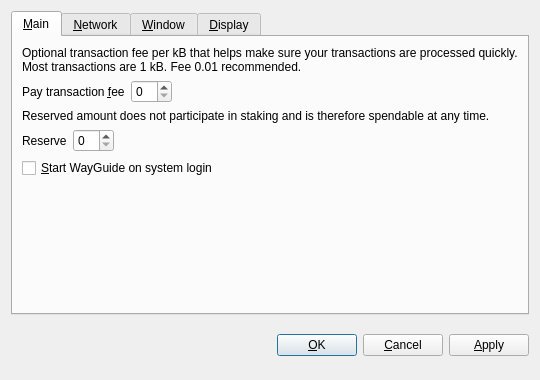
<?xml version="1.0" encoding="UTF-8"?>
<ui version="4.0">
 <class>OptionsDialog</class>
 <widget class="QDialog" name="OptionsDialog">
  <property name="geometry">
   <rect>
    <x>0</x>
    <y>0</y>
    <width>540</width>
    <height>380</height>
   </rect>
  </property>
  <property name="windowTitle">
   <string>Options</string>
  </property>
  <property name="modal">
   <bool>true</bool>
  </property>
  <layout class="QVBoxLayout" name="verticalLayout">
   <item>
    <widget class="QTabWidget" name="tabWidget">
     <property name="tabPosition">
      <enum>QTabWidget::North</enum>
     </property>
     <property name="currentIndex">
      <number>0</number>
     </property>
     <widget class="QWidget" name="tabMain">
      <attribute name="title">
       <string>&amp;Main</string>
      </attribute>
      <layout class="QVBoxLayout" name="verticalLayout_Main">
       <item>
        <widget class="QLabel" name="transactionFeeInfoLabel">
         <property name="text">
          <string>Optional transaction fee per kB that helps make sure your transactions are processed quickly. Most transactions are 1 kB. Fee 0.01 recommended.</string>
         </property>
         <property name="textFormat">
          <enum>Qt::PlainText</enum>
         </property>
         <property name="wordWrap">
          <bool>true</bool>
         </property>
        </widget>
       </item>
       <item>
        <layout class="QHBoxLayout" name="horizontalLayoutFee">
         <item>
          <widget class="QLabel" name="transactionFeeLabel">
           <property name="text">
            <string>Pay transaction &amp;fee</string>
           </property>
           <property name="textFormat">
            <enum>Qt::PlainText</enum>
           </property>
           <property name="buddy">
            <cstring>transactionFee</cstring>
           </property>
          </widget>
         </item>
         <item>
          <widget class="BitcoinAmountField" name="transactionFee"/>
         </item>
         <item>
          <spacer name="horizontalSpacerFee">
           <property name="orientation">
            <enum>Qt::Horizontal</enum>
           </property>
           <property name="sizeHint" stdset="0">
            <size>
             <width>40</width>
             <height>20</height>
            </size>
           </property>
          </spacer>
         </item>
        </layout>
       </item>
       <item>
        <widget class="QLabel" name="reserveBalanceInfoLabel">
         <property name="text">
          <string>Reserved amount does not participate in staking and is therefore spendable at any time.</string>
         </property>
         <property name="textFormat">
          <enum>Qt::PlainText</enum>
         </property>
         <property name="wordWrap">
          <bool>true</bool>
         </property>
        </widget>
       </item>
       <item>
        <layout class="QHBoxLayout" name="horizontalLayoutReserveBalance">
         <item>
          <widget class="QLabel" name="reserveBalanceLabel">
           <property name="text">
            <string>Reserve</string>
           </property>
           <property name="textFormat">
            <enum>Qt::PlainText</enum>
           </property>
           <property name="buddy">
            <cstring>reserveBalance</cstring>
           </property>
          </widget>
         </item>
         <item>
          <widget class="BitcoinAmountField" name="reserveBalance"/>
         </item>
         <item>
          <spacer name="horizontalSpacerReserveBalance">
           <property name="orientation">
            <enum>Qt::Horizontal</enum>
           </property>
           <property name="sizeHint" stdset="0">
            <size>
             <width>40</width>
             <height>20</height>
            </size>
           </property>
          </spacer>
         </item>
        </layout>
       </item>
       <item>
        <widget class="QCheckBox" name="bitcoinAtStartup">
         <property name="toolTip">
          <string>Automatically start WayGuide after logging in to the system.</string>
         </property>
         <property name="text">
          <string>&amp;Start WayGuide on system login</string>
         </property>
        </widget>
       </item>
       <item>
        <spacer name="verticalSpacer_Main">
         <property name="orientation">
          <enum>Qt::Vertical</enum>
         </property>
         <property name="sizeHint" stdset="0">
          <size>
           <width>20</width>
           <height>40</height>
          </size>
         </property>
        </spacer>
       </item>
      </layout>
     </widget>
     <widget class="QWidget" name="tabNetwork">
      <attribute name="title">
       <string>&amp;Network</string>
      </attribute>
      <layout class="QVBoxLayout" name="verticalLayout_Network">
       <item>
        <widget class="QCheckBox" name="mapPortUpnp">
         <property name="toolTip">
          <string>Automatically open the WayGuide client port on the router. This only works when your router supports UPnP and it is enabled.</string>
         </property>
         <property name="text">
          <string>Map port using &amp;UPnP</string>
         </property>
        </widget>
       </item>
       <item>
        <widget class="QCheckBox" name="connectSocks">
         <property name="toolTip">
          <string>Connect to the WayGuide network through a SOCKS5 proxy (e.g. when connecting through Tor).</string>
         </property>
         <property name="text">
          <string>&amp;Connect through SOCKS5 proxy:</string>
         </property>
        </widget>
       </item>
       <item>
        <layout class="QHBoxLayout" name="horizontalLayout_Network">
         <item>
          <widget class="QLabel" name="proxyIpLabel">
           <property name="text">
            <string>Proxy &amp;IP:</string>
           </property>
           <property name="textFormat">
            <enum>Qt::PlainText</enum>
           </property>
           <property name="buddy">
            <cstring>proxyIp</cstring>
           </property>
          </widget>
         </item>
         <item>
          <widget class="QValidatedLineEdit" name="proxyIp">
           <property name="maximumSize">
            <size>
             <width>140</width>
             <height>16777215</height>
            </size>
           </property>
           <property name="toolTip">
            <string>IP address of the proxy (e.g. 127.0.0.1)</string>
           </property>
          </widget>
         </item>
         <item>
          <widget class="QLabel" name="proxyPortLabel">
           <property name="text">
            <string>&amp;Port:</string>
           </property>
           <property name="textFormat">
            <enum>Qt::PlainText</enum>
           </property>
           <property name="buddy">
            <cstring>proxyPort</cstring>
           </property>
          </widget>
         </item>
         <item>
          <widget class="QLineEdit" name="proxyPort">
           <property name="maximumSize">
            <size>
             <width>55</width>
             <height>16777215</height>
            </size>
           </property>
           <property name="toolTip">
            <string>Port of the proxy (e.g. 9050)</string>
           </property>
          </widget>
         </item>
         <item>
          <spacer name="horizontalSpacer_Network">
           <property name="orientation">
            <enum>Qt::Horizontal</enum>
           </property>
           <property name="sizeHint" stdset="0">
            <size>
             <width>40</width>
             <height>20</height>
            </size>
           </property>
          </spacer>
         </item>
        </layout>
       </item>
       <item>
        <spacer name="verticalSpacer_Network">
         <property name="orientation">
          <enum>Qt::Vertical</enum>
         </property>
         <property name="sizeHint" stdset="0">
          <size>
           <width>20</width>
           <height>40</height>
          </size>
         </property>
        </spacer>
       </item>
      </layout>
     </widget>
     <widget class="QWidget" name="tabWindow">
      <attribute name="title">
       <string>&amp;Window</string>
      </attribute>
      <layout class="QVBoxLayout" name="verticalLayout_Window">
       <item>
        <widget class="QCheckBox" name="minimizeToTray">
         <property name="toolTip">
          <string>Show only a tray icon after minimizing the window.</string>
         </property>
         <property name="text">
          <string>&amp;Minimize to the tray instead of the taskbar</string>
         </property>
        </widget>
       </item>
       <item>
        <widget class="QCheckBox" name="minimizeOnClose">
         <property name="toolTip">
          <string>Minimize instead of exit the application when the window is closed. When this option is enabled, the application will be closed only after selecting Quit in the menu.</string>
         </property>
         <property name="text">
          <string>M&amp;inimize on close</string>
         </property>
        </widget>
       </item>
       <item>
        <spacer name="verticalSpacer_Window">
         <property name="orientation">
          <enum>Qt::Vertical</enum>
         </property>
         <property name="sizeHint" stdset="0">
          <size>
           <width>20</width>
           <height>40</height>
          </size>
         </property>
        </spacer>
       </item>
      </layout>
     </widget>
     <widget class="QWidget" name="tabDisplay">
      <attribute name="title">
       <string>&amp;Display</string>
      </attribute>
      <layout class="QVBoxLayout" name="verticalLayout_Display">
       <item>
        <layout class="QHBoxLayout" name="horizontalLayout_1_Display">
         <item>
          <widget class="QLabel" name="langLabel">
           <property name="text">
            <string>User Interface &amp;language:</string>
           </property>
           <property name="textFormat">
            <enum>Qt::PlainText</enum>
           </property>
           <property name="buddy">
            <cstring>lang</cstring>
           </property>
          </widget>
         </item>
         <item>
          <widget class="QValueComboBox" name="lang">
           <property name="toolTip">
            <string>The user interface language can be set here. This setting will take effect after restarting WayGuide.</string>
           </property>
          </widget>
         </item>
        </layout>
       </item>
       <item>
        <layout class="QHBoxLayout" name="horizontalLayout_2_Display">
         <item>
          <widget class="QLabel" name="unitLabel">
           <property name="text">
            <string>&amp;Unit to show amounts in:</string>
           </property>
           <property name="textFormat">
            <enum>Qt::PlainText</enum>
           </property>
           <property name="buddy">
            <cstring>unit</cstring>
           </property>
          </widget>
         </item>
         <item>
          <widget class="QValueComboBox" name="unit">
           <property name="toolTip">
            <string>Choose the default subdivision unit to show in the interface and when sending coins.</string>
           </property>
          </widget>
         </item>
        </layout>
       </item>
       <item>
        <widget class="QCheckBox" name="coinControlFeatures">
         <property name="toolTip">
          <string>Whether to show coin control features or not.</string>
         </property>
         <property name="text">
          <string>Display coin &amp;control features (experts only!)</string>
         </property>
        </widget>
       </item>
       <item>
        <spacer name="verticalSpacer_Display">
         <property name="orientation">
          <enum>Qt::Vertical</enum>
         </property>
         <property name="sizeHint" stdset="0">
          <size>
           <width>20</width>
           <height>40</height>
          </size>
         </property>
        </spacer>
       </item>
      </layout>
     </widget>
    </widget>
   </item>
   <item>
    <layout class="QHBoxLayout" name="horizontalLayout_Buttons">
     <item>
      <spacer name="horizontalSpacer_1">
       <property name="orientation">
        <enum>Qt::Horizontal</enum>
       </property>
       <property name="sizeHint" stdset="0">
        <size>
         <width>40</width>
         <height>48</height>
        </size>
       </property>
      </spacer>
     </item>
     <item>
      <widget class="QLabel" name="statusLabel">
       <property name="font">
        <font>
         <weight>75</weight>
         <bold>true</bold>
        </font>
       </property>
       <property name="text">
        <string/>
       </property>
       <property name="textFormat">
        <enum>Qt::PlainText</enum>
       </property>
       <property name="wordWrap">
        <bool>true</bool>
       </property>
      </widget>
     </item>
     <item>
      <spacer name="horizontalSpacer_2">
       <property name="orientation">
        <enum>Qt::Horizontal</enum>
       </property>
       <property name="sizeHint" stdset="0">
        <size>
         <width>40</width>
         <height>48</height>
        </size>
       </property>
      </spacer>
     </item>
     <item>
      <widget class="QPushButton" name="okButton">
       <property name="text">
        <string>&amp;OK</string>
       </property>
      </widget>
     </item>
     <item>
      <widget class="QPushButton" name="cancelButton">
       <property name="text">
        <string>&amp;Cancel</string>
       </property>
       <property name="autoDefault">
        <bool>false</bool>
       </property>
      </widget>
     </item>
     <item>
      <widget class="QPushButton" name="applyButton">
       <property name="text">
        <string>&amp;Apply</string>
       </property>
       <property name="autoDefault">
        <bool>false</bool>
       </property>
      </widget>
     </item>
    </layout>
   </item>
  </layout>
 </widget>
 <customwidgets>
  <customwidget>
   <class>BitcoinAmountField</class>
   <extends>QSpinBox</extends>
   <header>bitcoinamountfield.h</header>
  </customwidget>
  <customwidget>
   <class>QValueComboBox</class>
   <extends>QComboBox</extends>
   <header>qvaluecombobox.h</header>
  </customwidget>
  <customwidget>
   <class>QValidatedLineEdit</class>
   <extends>QLineEdit</extends>
   <header>qvalidatedlineedit.h</header>
  </customwidget>
 </customwidgets>
 <resources/>
 <connections/>
</ui>
